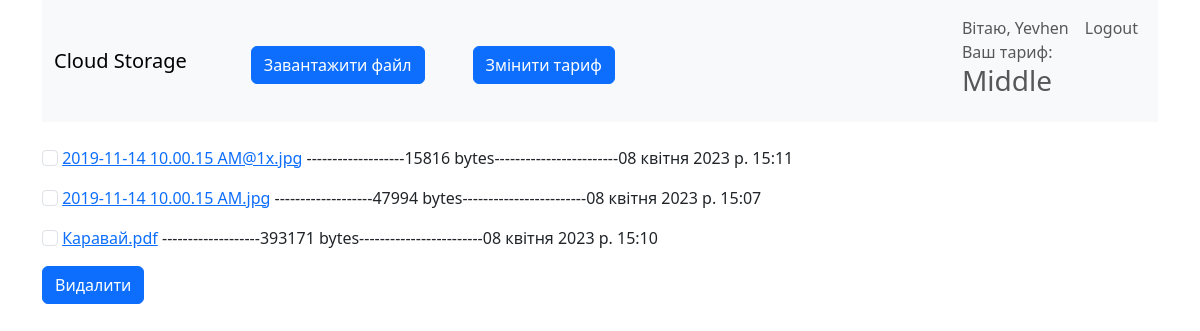
The app's page /account (signed in) with its own data.
### upload/models.py (models this page shows, shortened)
class Profile(models.Model):
	user = models.OneToOneField(User, on_delete=models.CASCADE)
	rank = models.CharField(max_length=10, choices=RANKS, default='Junior')

class Files(models.Model):
	path = models.FileField(upload_to='files/')
	size = models.IntegerField(blank=False)
	uploaded_at = models.DateTimeField(auto_now_add=True)
	username = models.ForeignKey(User, on_delete=models.PROTECT, blank=True, related_name='user')
	class Meta:
		verbose_name = 'Файл'
		verbose_name_plural = 'Файли'
		ordering = ['size']

### upload/views.py (the view, shortened to what this page needs)
# urls.py: path('account', AccountView.as_view(), name='account')
class AccountView(ListView):
	model = Files
	template_name = 'upload/account_list.html'
	context_object_name = 'files'
	def get_context_data(self, *, object_list=None, **kwargs):
		context = super().get_context_data(**kwargs)
		context['title'] = 'Особистий кабінет'
		return context
	def get_queryset(self):
		return Files.objects.filter(username=self.request.user.pk)

### upload/templates/upload/account_list.html (shortened to what this page needs)
{% extends 'base.html' %}
{% load static %}
{% block content %}
<form method="POST">
<br>
{% for item in files %}
<label for="{{item.path}}">
    <input class="form-check-input" type="checkbox" name="file" value="{{item.path}}"  id="{{item.path}}" >
</label>
<a href="/media/{{item.path}}" download>{{item.path}}</a>
-------------------{{item.size}} bytes------------------------{{item.uploaded_at}}</p>
{% endfor %}
<button type="submit" onclick="return confirm('Ви впевнені?')" class="btn btn-primary btn-block">Видалити</button>
</form>
{% endblock %}

### templates/base.html (shortened to what this page needs)
<!DOCTYPE html>
<html lang="en">
<head>
    <link href="https://cdn.jsdelivr.net/npm/bootstrap@5.3.0-alpha3/dist/css/bootstrap.min.css" rel="stylesheet"
>
</head>
<body>
    <div class="container">
        <nav class="navbar navbar-expand-lg bg-body-tertiary">
            <div class="container-fluid">
                <a class="navbar-brand" href="{% url 'home' %}">Cloud Storage</a>
                {% if request.user.is_authenticated %}
                    <div class="d-grid gap-2 ms-5">
                        <a href="{% url 'upload' %}"><button class="btn btn-primary mt-sm-2" type="button">Завантажити файл</button></a>
                    </div>
                {% endif %}
                {% if request.user.is_authenticated %}
                    <div class="d-grid gap-2 ms-5">
                        <a href="{% url 'change_rank' %}"><button class="btn btn-primary mt-sm-2" type="button">Змінити тариф</button></a>
                    </div>
                {% endif %}
            <div class="collapse navbar-collapse" id="navbarNavAltMarkup">
            <div class="navbar-nav ms-auto">
                {% if request.user.is_authenticated %}
                    <div class="nav-link">Вітаю, {{user.username}} <br> Ваш тариф:<h3>{{user.profile.rank}}</h3></div>
                    <a class="nav-link"  href="{% url 'logout' %}">Logout</a>
                {% else %}
                    <a class="nav-link" href="{% url 'login' %}">Увійти</a>
                    <a class="nav-link" href="{% url 'register' %}">Реєстрація</a>
                {% endif %}
                </div>
                </div>
            </div>
        </nav>
        {% block content %}
        {% endblock %}
    </div>
</body>
</html>

### records on screen
Files: path "2019-11-14 10.00.15 AM@1x.jpg", size "15816", uploaded_at "08 квітня 2023 р. 15:11"
Files: path "2019-11-14 10.00.15 AM.jpg", size "47994", uploaded_at "08 квітня 2023 р. 15:07"
Files: path "Каравай.pdf", size "393171", uploaded_at "08 квітня 2023 р. 15:10"

### other values on screen
{{ user.username }} "Yevhen"
{{ user.profile.rank }} "Middle"
